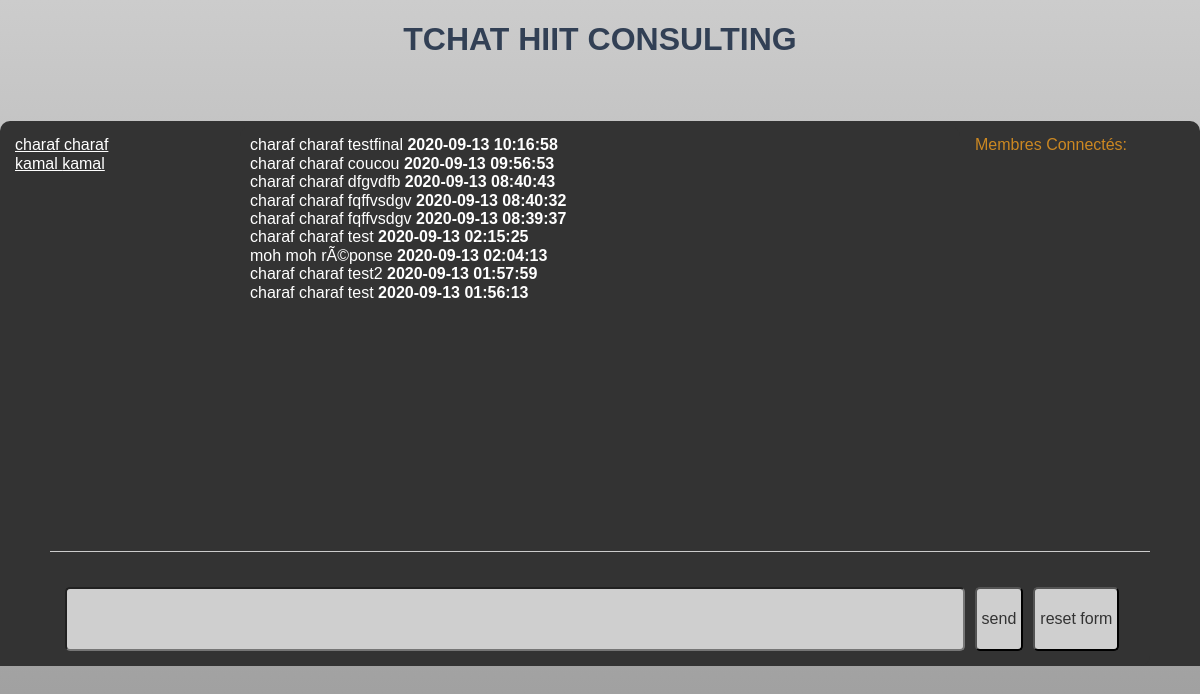
The app's page /tchat.php (signed in) with its own data.
### tables this page shows
CREATE TABLE `users` (
  `idUser` int(11) NOT NULL AUTO_INCREMENT,
  `userName` varchar(20) DEFAULT NULL,
  `password` varchar(255) DEFAULT NULL,
  `firstName` varchar(20) DEFAULT NULL,
  `lastName` varchar(20) DEFAULT NULL,
  `lastTime` datetime NOT NULL,
  PRIMARY KEY (`idUser`)
);

CREATE TABLE `tchat` (
  `idTchat` int(11) NOT NULL AUTO_INCREMENT,
  `idUser` int(11) DEFAULT NULL,
  `texte` varchar(255) DEFAULT NULL,
  `dateTchat` datetime NOT NULL,
  PRIMARY KEY (`idTchat`)
);

### script/functions.php (called while the page is built, shortened)
<?php
function db_connect() {
	try {
		$pdo_options[PDO::ATTR_ERRMODE] = PDO::ERRMODE_EXCEPTION;
		$host = 	'localhost';
		$dbname = 	'tchathiitconsulting';
		$user = 	'root';
		$password = 	'';
		$db = new PDO('mysql:host='.$host.';dbname='.$dbname.'', $user, $password, $pdo_options);
		return $db;
	} catch (Exception $e) {
		die('Erreur de connexion : ' . $e->getMessage());
	}
}
function messagerie($db, $ids){
	$req=$db->prepare('SELECT distinct firstName, lastName ,idUser FROM message, users
WHERE (message.idSender=users.idUser OR message.idRecipient=users.idUser) AND users.idUser!=:ids');
	$req->bindparam(":ids",$ids);
	$req->execute();
	$data = $req->fetchAll();
	return $data;
}
 function get_message() {
      $db = db_connect();
        $reponse = $db->query('SELECT firstName, lastName, texte ,dateTchat FROM tchat , users WHERE tchat.idUser=users.idUser  ORDER BY idTchat DESC LIMIT 0, 50');
		$reponse->execute();
		$data=$reponse->fetchAll();
		return $data;
    }
?>

### tchat.php (the view, shortened to what this page needs)
<?php
require_once('script/functions.php');
$db = db_connect();
?>
<!DOCTYPE html>
<html>
<head>
<link href="style/reset.css" rel="stylesheet">
<link href="style/style.css" rel="stylesheet">
</head>
    <body>
    <header>
    <h1>Tchat HIIT Consulting</h1>
    </header>
        <main id="mainview">
            <div id="worldUser">
			<div id="worldmessage">
			<?php
			$data= messagerie($db, $_SESSION['id']);
			foreach($data as $row){
				echo'<a href="ancmessage.php?idr='.$row['idUser'].'">'.$row['firstName'].' '.$row['lastName'].'<br /></a>';
			}
			?>
			</div>
            <div id="wordviewer">
        <?php
		$data = get_message();
		foreach ($data as $nb_data){ ?>
		<?php echo $nb_data['firstName']." ".$nb_data['lastName']." ".$nb_data['texte']."<strong> ". $nb_data['dateTchat']."</strong><br/>";
		}?>
            </div>
            <div id="onlineUser">
        Membres Connectés:
		<br />
            </div>
        </div>
            </main>
        <div id="msgConsole">
        <div id="emoji">
		</div>
            <div id="console">
                <form action="inc/writeData.php" method="post" id="frmwrite" name="frmwrite">
                <input type="textarea" rows="5" cols="50" minlength="1" maxlength="300" id="zonetxt" name="zonetxt" class="frminput" value=""></textarea>
                <input type="submit" name="sendit" id="sendit" value="send" onclick="verif(frmwrite);">
                <input type="reset" name="resetit" id="resetit" value="reset form">
                </form>
                </div>
        </div>
			</body>
</html>

### style/style.css (style rules this page uses)
body { height:100vh; font-family: Arial, Helvetica, sans-serif; background: linear-gradient( #ccc, #999); color:#fff; }
a { color:#fff; }
header { text-align: center; color:#324055; text-transform: uppercase; font-weight: 700; font-size: 1em; height:100px; width:100%; margin:auto; }
input { padding:5px; background-color: #cfcfcf; color:#333; border:1px solid:ccc;; border-radius: 5px; margin:5px; }
#mainview { width:100% display:flex; justify-content:stretch; background-color: #333; border-radius: 10px 10px 0 0; }
#worldUser { display:flex; margin:auto; }
#worldmessage { background-color: #e2e9e1; width:30%; color:#c82; height:400px; background-color: #333; margin:5px; overflow:auto; padding:10px; }
#wordviewer { border-radius: 10px 10px 0 0; margin:auto; width:100%; height:400px; background-color: #333; color:#fff; overflow:auto; vertical-align: bottom; padding:10px; }
#onlineUser { background-color: #e2e9e1; width:30%; color:#c82; height:50px; background-color: #333; margin:5px; overflow:auto; padding:10px; }
#msgConsole { margin:auto; width:100%; background-color: #333; }
#emoji { display:flex; justify-content: space-around; flex-wrap: wrap; align-items: stretch; margin: auto; width: 90%; color:#ccc; border-top:1px solid #ccc; padding: 10px; background-color:#333; height:50%; overflow:auto; }
#console { justify-content: stretch; margin:auto; padding:10px; width:90%; background-color: #333; border-radius: 0 0 10px 0; height:100%; }
#frmwrite { display:flex; align-items: stretch; justify-content: stretch; flex-wrap: wrap; }
#zonetxt { margin-left:5px; height:50px; color:#555; width:82%; }

### records on screen
users: firstName "charaf", lastName "charaf"
users: firstName "kamal", lastName "kamal"
tchat: idUser.firstName "charaf", idUser.lastName "charaf", texte "testfinal", dateTchat "2020-09-13 10:16:58"
tchat: idUser.firstName "charaf", idUser.lastName "charaf", texte "coucou", dateTchat "2020-09-13 09:56:53"
tchat: idUser.firstName "charaf", idUser.lastName "charaf", texte "dfgvdfb", dateTchat "2020-09-13 08:40:43"
tchat: idUser.firstName "charaf", idUser.lastName "charaf", texte "fqffvsdgv", dateTchat "2020-09-13 08:40:32"
tchat: idUser.firstName "charaf", idUser.lastName "charaf", texte "fqffvsdgv", dateTchat "2020-09-13 08:39:37"
tchat: idUser.firstName "charaf", idUser.lastName "charaf", texte "test", dateTchat "2020-09-13 02:15:25"
tchat: idUser.firstName "moh", idUser.lastName "moh", texte "rÃ©ponse", dateTchat "2020-09-13 02:04:13"
tchat: idUser.firstName "charaf", idUser.lastName "charaf", texte "test2", dateTchat "2020-09-13 01:57:59"
tchat: idUser.firstName "charaf", idUser.lastName "charaf", texte "test", dateTchat "2020-09-13 01:56:13"
